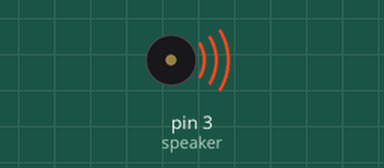
Simulated run of this sketch. Board: Arduino Uno, built with avr-gcc and run on an emulated ATmega328P. Shown: buzzer (waves = sounding).

Above: at 0.18 s.
At 16.5 s:
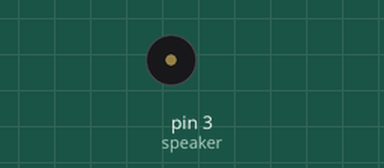
Timing chart, 0 to 40.0 s (numbered marks = the images above):
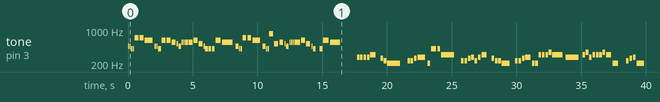

The sketch:

speaker.ino
```cpp
#define  a3f    208     // 208 Hz
#define  b3f    233     // 233 Hz
#define  b3     247     // 247 Hz
#define  c4     261     // 261 Hz MIDDLE C
#define  c4s    277     // 277 Hz
#define  e4f    311     // 311 Hz
#define  f4     349     // 349 Hz
#define  a4f    415     // 415 Hz
#define  b4f    466     // 466 Hz
#define  b4     493     // 493 Hz
#define  c5     523     // 523 Hz
#define  c5s    554     // 554 Hz
#define  e5f    622     // 622 Hz
#define  f5     698     // 698 Hz
#define  f5s    740     // 740 Hz
#define  a5f    831     // 831 Hz

#define rest    -1

int speaker = 3; // Pin of Speaker


int beatlength = 100; // determines tempo --> lower = faster
float beatseparationconstant = 0.3;

int threshold;

int a; // part index
int b; // song index
int c; // lyric index


// Parts 1 and 2 (Intro)

int song1_intro_melody[] =
{c5s, e5f, e5f, f5, a5f, f5s, f5, e5f, c5s, e5f, rest, a4f, a4f};

int song1_intro_rhythmn[] =
{6, 10, 6, 6, 1, 1, 1, 1, 6, 10, 4, 2, 10};

// Parts 3 or 5 (Verse 1)

int song1_verse1_melody[] =
{ rest, c4s, c4s, c4s, c4s, e4f, rest, c4, b3f, a3f,
  rest, b3f, b3f, c4, c4s, a3f, a4f, a4f, e4f,
  rest, b3f, b3f, c4, c4s, b3f, c4s, e4f, rest, c4, b3f, b3f, a3f,
  rest, b3f, b3f, c4, c4s, a3f, a3f, e4f, e4f, e4f, f4, e4f,
  c4s, e4f, f4, c4s, e4f, e4f, e4f, f4, e4f, a3f,
  rest, b3f, c4, c4s, a3f, rest, e4f, f4, e4f
};

int song1_verse1_rhythmn[] =
{ 2, 1, 1, 1, 1, 2, 1, 1, 1, 5,
  1, 1, 1, 1, 3, 1, 2, 1, 5,
  1, 1, 1, 1, 1, 1, 1, 2, 1, 1, 1, 1, 3,
  1, 1, 1, 1, 2, 1, 1, 1, 1, 1, 1, 4,
  5, 1, 1, 1, 1, 1, 1, 1, 2, 2,
  2, 1, 1, 1, 3, 1, 1, 1, 3
};


// Parts 4 or 6 (Chorus)

int song1_chorus_melody[] =
{ b4f, b4f, a4f, a4f,
  f5, f5, e5f, b4f, b4f, a4f, a4f, e5f, e5f, c5s, c5, b4f,
  c5s, c5s, c5s, c5s,
  c5s, e5f, c5, b4f, a4f, a4f, a4f, e5f, c5s,
  b4f, b4f, a4f, a4f,
  f5, f5, e5f, b4f, b4f, a4f, a4f, a5f, c5, c5s, c5, b4f,
  c5s, c5s, c5s, c5s,
  c5s, e5f, c5, b4f, a4f, rest, a4f, e5f, c5s, rest
};

int song1_chorus_rhythmn[] = //to get note length
{ 1, 1, 1, 1,
  3, 3, 6, 1, 1, 1, 1, 3, 3, 3, 1, 2,
  1, 1, 1, 1,
  3, 3, 3, 1, 2, 2, 2, 4, 8,
  1, 1, 1, 1,
  3, 3, 6, 1, 1, 1, 1, 3, 3, 3, 1, 2,
  1, 1, 1, 1,
  3, 3, 3, 1, 2, 2, 2, 4, 8, 4
};


void setup()
{
  pinMode(speaker, OUTPUT);
  Serial.begin(9600);
  a = 4;
  b = 0;
  c = 0;
}

void loop()
{
  play();
}


void play() {
  int notelength;
  if (a == 1 || a == 2) {
    // intro
    notelength = beatlength * song1_intro_rhythmn[b];
    if (song1_intro_melody[b] > 0) {
      tone(speaker, song1_intro_melody[b], notelength);
    }
    b++;
    if (b >= sizeof(song1_intro_melody) / sizeof(int)) {
      a++;
      b = 0;
      c = 0;
    }
  }
  else if (a == 3 || a == 5) {
    // verse
    notelength = beatlength * 2 * song1_verse1_rhythmn[b];
    if (song1_verse1_melody[b] > 0) {
      tone(speaker, song1_verse1_melody[b], notelength);
      c++;
    }
    b++;
    if (b >= sizeof(song1_verse1_melody) / sizeof(int)) {
      a++;
      b = 0;
      c = 0;
    }
  }
  else if (a == 4 || a == 6) {
    // chorus
    notelength = beatlength * song1_chorus_rhythmn[b];
    if (song1_chorus_melody[b] > 0) {
      tone(speaker, song1_chorus_melody[b], notelength);
      c++;
    }
    b++;
    if (b >= sizeof(song1_chorus_melody) / sizeof(int)) {
      Serial.println("");
      a++;
      b = 0;
      c = 0;
    }
  }
  delay(notelength);
  noTone(speaker);
  delay(notelength * beatseparationconstant);
  if (a == 7) { // loop back around to beginning of song
    a = 1;
  }
}
```

Measured:
- by itself, tone on pin 3 (speaker): plays 466 Hz for 0.10 s, 466 Hz for 0.10 s, 415 Hz for 0.10 s, 415 Hz for 0.10 s, 698 Hz for 0.30 s, 698 Hz for 0.30 s … (109 notes in this stretch)
